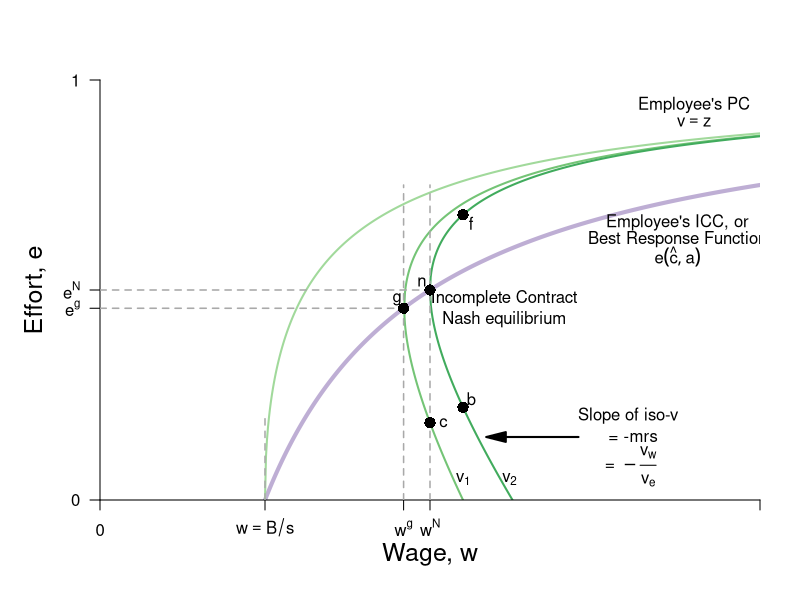

Here is the R script that generated this plot:
require(shape)
pdf(file = "employment/employment_brf_pc.pdf", width = 9, height = 7)

#Set parameters for graphics
axislabelsize <- 1.5
labelsize <- 1.1
graphlinewidth <- 2
segmentlinewidth <- 1.5

#The equation is below when v = 0. See Wolfram Alpha output. 
isov <- function(w, delta = 5) {
}

isovhigh1 <- function(w, delta = 5, v = 5){
  (sqrt(w^2 - 4 * delta * v) - w + 2*v)/( 2 * v )
}

isovlow1 <- function(w, delta = 5, v = 5){
  (-sqrt(w^2 - 4 * delta * v) - w + 2*v)/( 2 * v )
}

isovhigh2 <- function(w, delta = 5, v = 15){
  (sqrt(w^2 - 4 * delta * v) - w + 2*v)/( 2 * v )
}

isovlow2 <- function(w, delta = 5, v = 15){
  (-sqrt(w^2 - 4 * delta * v) - w + 2*v)/( 2 * v )
}

isovhigh3 <- function(w, delta = 5, v = 20){
  (sqrt(w^2 - 4 * delta * v) - w + 2*v)/( 2 * v )
}

isovlow3 <- function(w, delta = 5, v = 20){
  (-sqrt(w^2 - 4 * delta * v) - w + 2*v)/( 2 * v )
}

brfFn <- function(w, delta = 5) {
  1 - (2*delta) /w
}

#This is evaluated for p = 12; q = 12/(8*sqrt(12^2 - 4*delta1*v1)) - 1/8 for the slope
#At p = 12; q = (-sqrt(12^2 - 4*v1*delta1) - 12 + 2*v1)/(2*v1) = 0.799
tangencyLine <- function(w){
  (w*(0.05))
}



COL <- c("#f7fcf5", "#e5f5e0", "#c7e9c0", "#a1d99b", "#74c476", "#41ab5d", "#238b45", "#005a32")
par(mar =  c(5, 5, 4, 2))
xlims <- c(0, 40)
ylims <- c(0, 1)

plot(0, 0, xlim = xlims, ylim = ylims, type = "n",
     xlab = expression(paste("Wage, ", w)),
     ylab = expression(paste("Effort, ", e)),
     xaxt = "n", 
     yaxt = "n", 
     cex.lab = axislabelsize, 
     line = 2.5,
     bty = "n", 
     xaxs="i", 
     yaxs="i")


npts <- 500 
npts2 <- 501
#Specify the sequences of points for graphing. 
xx0 <- seq(5, xlims[2], length.out = npts)
xx1 <- seq(10, xlims[2], length.out = npts)
xx2 <- seq(5, 15, length.out = npts)
xx3 <- seq(10, xlims[2], length.out = npts2)
xx4 <- seq(xlims[1], 10, length.out = npts2)
#For below, I solved sqrt(p^2 - 200) - p + 200/p = 0, getting p = 10*sqrt(2) = 14.14214
xx5 <- seq( 18.43909, xlims[2], length.out = npts2)
xx6 <- seq( 18.43909, 25, length.out = npts2)
xx7 <- seq(20, xlims[2], length.out = npts2)
xx8 <- seq(xlims[1], 25, length.out = npts2)

#Draw the lines for the graphs
#lines(xx0, isov(xx0, delta = 5), col = COL[3], lwd = graphlinewidth)
lines(xx1, brfFn(xx1), col = "#beaed4", lwd = 4)
#lines(xx2, tangencyLine(xx2), col = "darkgrey", lwd = 3, lty = 2)
lines(xx3, isovhigh1(xx3, v = 5, delta = 5), col = COL[4], lwd = graphlinewidth)
lines(xx4, isovlow1(xx4, v = 5, delta = 5), col = COL[4], lwd = graphlinewidth)
lines(xx5, isovhigh2(xx5, v = 17, delta = 5), col = COL[5], lwd = graphlinewidth)
lines(xx6, isovlow2(xx6, v = 17, delta = 5), col = COL[5], lwd = graphlinewidth)
lines(xx7, isovhigh3(xx7, v = 20, delta = 5), col = COL[6], lwd = graphlinewidth)
lines(xx8, isovlow3(xx8, v = 20, delta = 5), col = COL[6], lwd = graphlinewidth)

#Customize ticks and labels for the plot
ticksy <- c(0, brfFn(w = 18.4), 0.5, 1)
#ylabels <- c(0, expression(paste(frac(1,2))), 1)
ylabels <- c(0, expression(paste(e^g)), expression(paste(e^N)), 1)
ticksx <- c(0, 10, 18.4, 20, 40)
xlabels <- c(0, expression(paste(w == B/s)), expression(paste(w^g)), expression(paste(w^N)) , NA)
axis(1, at = ticksx, pos = 0, labels = xlabels)
axis(2, at = ticksy, pos = 0, labels = ylabels, las = 1)

#Annotation of the three graphs and the NE
#text(5, 0.3, expression(paste("Iso-profit: ", frac(q, p) ," = ", frac(1, 8*delta))))
#text(35, 0.62, expression(paste("BRF: q = ", 1 - frac(2*delta, p))))
#text(3.9, 0.05, expression(paste(v[0],  " = z")))
#text(9.5, 0.05, expression(paste(v[1])))
text(22, 0.05, expression(paste(v[1])))
text(24.8, 0.05, expression(paste(v[2])))
text(35, 0.66, expression(paste("Employee's ICC, or")))
text(35, 0.62, expression(paste("Best Response Function")))
text(35, 0.58, expression(paste(e(hat(c), a))))
text(36, 0.94, expression(paste("Employee's PC")))
text(36, 0.9, expression(paste(v == z)))


#Lines for the coordinates of the Nash equilbrium
#segments(5, 0, 5, 1, lty = 2, col = "darkgray", lwd = 3)
segments(10, 0, 10, 0.2, lty = 2, col = "darkgray", lwd = segmentlinewidth)
segments(20, 0, 20, 0.75, lty = 2, col = "darkgray", lwd = segmentlinewidth)
segments(0, 0.5, 20, 0.5, lty = 2, col = "darkgray", lwd = segmentlinewidth)
#segments(14.14214, 0.15, 14.14214, 0.45, lty = 2, col = "darkgray", lwd = 3)
text(19.5, 0.52, expression(n))
text(24.5, 0.48, expression(paste("Incomplete Contract")))
text(24.5, 0.43, expression(paste("Nash equilibrium")))

#Arrows and rent label
# Arrows(15, 0.8, 19.3, 0.8,  col = "black", lty = 1, lwd = 2, arr.type = "triangle")
# Arrows(15, 0.8, 10.8, 0.8,  col = "black", lty = 1, lwd = 2, arr.type = "triangle")
# text(14.8, 0.95, expression(paste("Rent at")))
# text(14.8, 0.9, expression(paste("Incomplete Contract")))
# text(14.8, 0.85, expression(paste("Nash Equilibrium")))

#Arrows and slope of iso-v label
Arrows(29, 0.15, 24, 0.15,  col = "black", lty = 1, lwd = 2, arr.type = "triangle")
text(32, 0.2, expression(paste("Slope of iso-v")))
text(32.3, 0.15, expression(paste(" = -mrs ")))
text(32, 0.08, expression(paste(" = " -frac(v[w], v[e]))))



#Add a point for the NE
points(20, 0.5, pch = 16, col = "black", cex = 1.5)

segments(18.4, 0, 18.4, 0.75, lty = 2, col = "darkgray", lwd = segmentlinewidth)
segments(0, brfFn(w = 18.4), 18.4, brfFn(w = 18.4), lty = 2, col = "darkgray", lwd = segmentlinewidth)
points(18.4, brfFn(w = 18.4), pch = 16, col = "black", cex = 1.5)
#points(18.5, brfFn(18.5), pch = 16, col = "black", cex = 1.5)
text(18, brfFn(18.4) + 0.02, expression(g))


#Add a point for b & complete contract NE label
#points(10, 0.5, pch = 16, col = "black", cex = 1.5)
#text(10.5, 0.47, expression(b))
# text(5, 0.58, expression(paste("Complete Contract")))
# text(5, 0.53, expression(paste("Nash equilibrium")))

#Add a point for c
#Figure out q for p = 14.14214: q = 1 - 2delta/p = 1 - (2*5)/14.14214 =  0.2928934
points(20, 0.1839422, pch = 16, col = "black", cex = 1.5)
text(20.8, 0.1839422, expression(c))

points(22, isovhigh3(22, v = 20, delta = 5), pch = 16, col = "black", cex = 1.5)
text(22 + 0.5, isovhigh3(22, v = 20, delta = 5) - 0.02, expression(f))
points(22, isovlow3(22, v = 20, delta = 5), pch = 16, col = "black", cex = 1.5)
text(22 + 0.5, isovlow3(22, v = 20, delta = 5) + 0.02, expression(b))

#Add a point for f. referred to in the text
#points(12, 0.82, pch = 16, col = "black", cex = 1.2)
#text(12, 0.85, expression(paste("NE")))

#Arrow to Pareto-improving Lens
#Arrows(20, 0.8, 23.8, 0.68, col = "black", lty = 1, lwd = 3)
#text(20, 0.82, expression(paste("Pareto-Improving Lens")))

dev.off()
